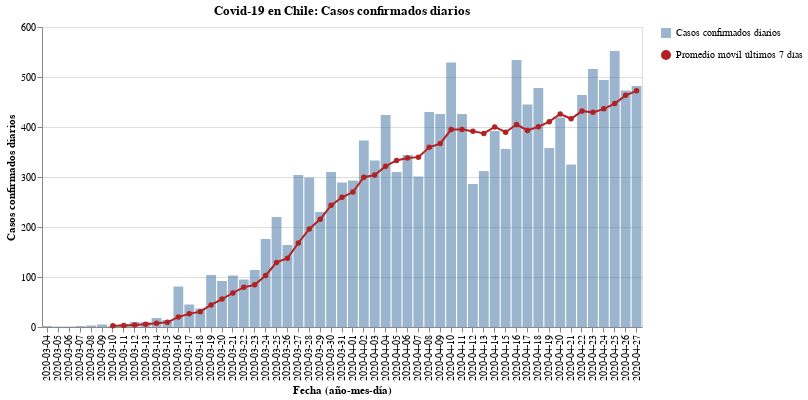

Here is the notebook cell this chart was saved with:
### Code cell
#hide_input
bars = alt.Chart(new_cases).mark_bar(opacity=0.7).encode(
    x = alt.X('Dates:N', axis=alt.Axis(title='Fecha (año-mes-día)')),
    y = alt.Y('New_cases:Q', axis=alt.Axis(title='Casos confirmados diarios')),
    tooltip = ['Dates', 'New_cases'],
    opacity=alt.Opacity('Casos confirmados diarios', legend=alt.Legend(title=""))
)

line = alt.Chart(new_cases).mark_line(point={
      "filled": True,
      "fill": "firebrick"
    }, color='firebrick').encode(
    x=alt.X('Dates:N', axis=alt.Axis(title='Fecha (año-mes-día)')),
    y = alt.Y('Rolling:Q'),
    shape=alt.Shape('Promedio móvil últimos 7 días', legend=alt.Legend(title=""))
)

(bars + line).properties(
    title='Covid-19 en Chile: Casos confirmados diarios',
    width=600
)

### Figure 1 — Vega-Lite specification as saved in the notebook (floating-point values rounded to 4 significant figures)
{"config": {"view": {"continuousWidth": 400, "continuousHeight": 300}}, "layer": [{"mark": {"type": "bar", "opacity": 0.7}, "encoding": {"opacity": {"type": "nominal", "field": "Casos confirmados diarios", "legend": {"title": ""}}, "tooltip": [{"type": "nominal", "field": "Dates"}, {"type": "quantitative", "field": "New_cases"}], "x": {"type": "nominal", "axis": {"title": "Fecha (año-mes-día)"}, "field": "Dates"}, "y": {"type": "quantitative", "axis": {"title": "Casos confirmados diarios"}, "field": "New_cases"}}}, {"mark": {"type": "line", "color": "firebrick", "point": {"filled": true, "fill": "firebrick"}}, "encoding": {"shape": {"type": "nominal", "field": "Promedio móvil últimos 7 días", "legend": {"title": ""}}, "x": {"type": "nominal", "axis": {"title": "Fecha (año-mes-día)"}, "field": "Dates"}, "y": {"type": "quantitative", "field": "Rolling"}}}], "data": {"name": "data-25ac89f99c560a4d4cdf506e96e2efd7"}, "title": "Covid-19 en Chile: Casos confirmados diarios", "width": 600, "$schema": "https://vega.github.io/schema/vega-lite/v4.8.1.json", "datasets": {"data-25ac89f99c560a4d4cdf506e96e2efd7": [{"Dates": "2020-03-04", "New_cases": 2, "Rolling": null, "Casos confirmados diarios": "Casos confirmados diarios", "Promedio móvil últimos 7 días": "Promedio móvil últimos 7 días"}, {"Dates": "2020-03-05", "New_cases": 1, "Rolling": null, "Casos confirmados diarios": "Casos confirmados diarios", "Promedio móvil últimos 7 días": "Promedio móvil últimos 7 días"}, {"Dates": "2020-03-06", "New_cases": 1, "Rolling": null, "Casos confirmados diarios": "Casos confirmados diarios", "Promedio móvil últimos 7 días": "Promedio móvil últimos 7 días"}, {"Dates": "2020-03-07", "New_cases": 2, "Rolling": null, "Casos confirmados diarios": "Casos confirmados diarios", "Promedio móvil últimos 7 días": "Promedio móvil últimos 7 días"}, {"Dates": "2020-03-08", "New_cases": 3, "Rolling": null, "Casos confirmados diarios": "Casos confirmados diarios", "Promedio móvil últimos 7 días": "Promedio móvil últimos 7 días"}, {"Dates": "2020-03-09", "New_cases": 5, "Rolling": null, "Casos confirmados diarios": "Casos confirmados diarios", "Promedio móvil últimos 7 días": "Promedio móvil últimos 7 días"}, {"Dates": "2020-03-10", "New_cases": 2, "Rolling": 2.286, "Casos confirmados diarios": "Casos confirmados diarios", "Promedio móvil últimos 7 días": "Promedio móvil últimos 7 días"}, {"Dates": "2020-03-11", "New_cases": 6, "Rolling": 2.857, "Casos confirmados diarios": "Casos confirmados diarios", "Promedio móvil últimos 7 días": "Promedio móvil últimos 7 días"}, {"Dates": "2020-03-12", "New_cases": 10, "Rolling": 4.143, "Casos confirmados diarios": "Casos confirmados diarios", "Promedio móvil últimos 7 días": "Promedio móvil últimos 7 días"}, {"Dates": "2020-03-13", "New_cases": 10, "Rolling": 5.429, "Casos confirmados diarios": "Casos confirmados diarios", "Promedio móvil últimos 7 días": "Promedio móvil últimos 7 días"}, {"Dates": "2020-03-14", "New_cases": 18, "Rolling": 7.714, "Casos confirmados diarios": "Casos confirmados diarios", "Promedio móvil últimos 7 días": "Promedio móvil últimos 7 días"}, {"Dates": "2020-03-15", "New_cases": 14, "Rolling": 9.286, "Casos confirmados diarios": "Casos confirmados diarios", "Promedio móvil últimos 7 días": "Promedio móvil últimos 7 días"}, {"Dates": "2020-03-16", "New_cases": 81, "Rolling": 20.14, "Casos confirmados diarios": "Casos confirmados diarios", "Promedio móvil últimos 7 días": "Promedio móvil últimos 7 días"}, {"Dates": "2020-03-17", "New_cases": 45, "Rolling": 26.29, "Casos confirmados diarios": "Casos confirmados diarios", "Promedio móvil últimos 7 días": "Promedio móvil últimos 7 días"}, {"Dates": "2020-03-18", "New_cases": 37, "Rolling": 30.71, "Casos confirmados diarios": "Casos confirmados diarios", "Promedio móvil últimos 7 días": "Promedio móvil últimos 7 días"}, {"Dates": "2020-03-19", "New_cases": 104, "Rolling": 44.14, "Casos confirmados diarios": "Casos confirmados diarios", "Promedio móvil últimos 7 días": "Promedio móvil últimos 7 días"}, {"Dates": "2020-03-20", "New_cases": 92, "Rolling": 55.86, "Casos confirmados diarios": "Casos confirmados diarios", "Promedio móvil últimos 7 días": "Promedio móvil últimos 7 días"}, {"Dates": "2020-03-21", "New_cases": 103, "Rolling": 68.0, "Casos confirmados diarios": "Casos confirmados diarios", "Promedio móvil últimos 7 días": "Promedio móvil últimos 7 días"}, {"Dates": "2020-03-22", "New_cases": 95, "Rolling": 79.57, "Casos confirmados diarios": "Casos confirmados diarios", "Promedio móvil últimos 7 días": "Promedio móvil últimos 7 días"}, {"Dates": "2020-03-23", "New_cases": 114, "Rolling": 84.29, "Casos confirmados diarios": "Casos confirmados diarios", "Promedio móvil últimos 7 días": "Promedio móvil últimos 7 días"}, {"Dates": "2020-03-24", "New_cases": 176, "Rolling": 103.0, "Casos confirmados diarios": "Casos confirmados diarios", "Promedio móvil últimos 7 días": "Promedio móvil últimos 7 días"}, {"Dates": "2020-03-25", "New_cases": 220, "Rolling": 129.1, "Casos confirmados diarios": "Casos confirmados diarios", "Promedio móvil últimos 7 días": "Promedio móvil últimos 7 días"}, {"Dates": "2020-03-26", "New_cases": 164, "Rolling": 137.7, "Casos confirmados diarios": "Casos confirmados diarios", "Promedio móvil últimos 7 días": "Promedio móvil últimos 7 días"}, {"Dates": "2020-03-27", "New_cases": 304, "Rolling": 168.0, "Casos confirmados diarios": "Casos confirmados diarios", "Promedio móvil últimos 7 días": "Promedio móvil últimos 7 días"}, {"Dates": "2020-03-28", "New_cases": 299, "Rolling": 196.0, "Casos confirmados diarios": "Casos confirmados diarios", "Promedio móvil últimos 7 días": "Promedio móvil últimos 7 días"}, {"Dates": "2020-03-29", "New_cases": 230, "Rolling": 215.3, "Casos confirmados diarios": "Casos confirmados diarios", "Promedio móvil últimos 7 días": "Promedio móvil últimos 7 días"}, {"Dates": "2020-03-30", "New_cases": 310, "Rolling": 243.3, "Casos confirmados diarios": "Casos confirmados diarios", "Promedio móvil últimos 7 días": "Promedio móvil últimos 7 días"}, {"Dates": "2020-03-31", "New_cases": 289, "Rolling": 259.4, "Casos confirmados diarios": "Casos confirmados diarios", "Promedio móvil últimos 7 días": "Promedio móvil últimos 7 días"}, {"Dates": "2020-04-01", "New_cases": 293, "Rolling": 269.9, "Casos confirmados diarios": "Casos confirmados diarios", "Promedio móvil últimos 7 días": "Promedio móvil últimos 7 días"}, {"Dates": "2020-04-02", "New_cases": 373, "Rolling": 299.7, "Casos confirmados diarios": "Casos confirmados diarios", "Promedio móvil últimos 7 días": "Promedio móvil últimos 7 días"}, {"Dates": "2020-04-03", "New_cases": 333, "Rolling": 303.9, "Casos confirmados diarios": "Casos confirmados diarios", "Promedio móvil últimos 7 días": "Promedio móvil últimos 7 días"}, {"Dates": "2020-04-04", "New_cases": 424, "Rolling": 321.7, "Casos confirmados diarios": "Casos confirmados diarios", "Promedio móvil últimos 7 días": "Promedio móvil últimos 7 días"}, {"Dates": "2020-04-05", "New_cases": 310, "Rolling": 333.1, "Casos confirmados diarios": "Casos confirmados diarios", "Promedio móvil últimos 7 días": "Promedio móvil últimos 7 días"}, {"Dates": "2020-04-06", "New_cases": 344, "Rolling": 338.0, "Casos confirmados diarios": "Casos confirmados diarios", "Promedio móvil últimos 7 días": "Promedio móvil últimos 7 días"}, {"Dates": "2020-04-07", "New_cases": 301, "Rolling": 339.7, "Casos confirmados diarios": "Casos confirmados diarios", "Promedio móvil últimos 7 días": "Promedio móvil últimos 7 días"}, {"Dates": "2020-04-08", "New_cases": 430, "Rolling": 359.3, "Casos confirmados diarios": "Casos confirmados diarios", "Promedio móvil últimos 7 días": "Promedio móvil últimos 7 días"}, {"Dates": "2020-04-09", "New_cases": 426, "Rolling": 366.9, "Casos confirmados diarios": "Casos confirmados diarios", "Promedio móvil últimos 7 días": "Promedio móvil últimos 7 días"}, {"Dates": "2020-04-10", "New_cases": 529, "Rolling": 394.9, "Casos confirmados diarios": "Casos confirmados diarios", "Promedio móvil últimos 7 días": "Promedio móvil últimos 7 días"}, {"Dates": "2020-04-11", "New_cases": 426, "Rolling": 395.1, "Casos confirmados diarios": "Casos confirmados diarios", "Promedio móvil últimos 7 días": "Promedio móvil últimos 7 días"}, {"Dates": "2020-04-12", "New_cases": 286, "Rolling": 391.7, "Casos confirmados diarios": "Casos confirmados diarios", "Promedio móvil últimos 7 días": "Promedio móvil últimos 7 días"}, {"Dates": "2020-04-13", "New_cases": 312, "Rolling": 387.1, "Casos confirmados diarios": "Casos confirmados diarios", "Promedio móvil últimos 7 días": "Promedio móvil últimos 7 días"}, {"Dates": "2020-04-14", "New_cases": 392, "Rolling": 400.1, "Casos confirmados diarios": "Casos confirmados diarios", "Promedio móvil últimos 7 días": "Promedio móvil últimos 7 días"}, {"Dates": "2020-04-15", "New_cases": 356, "Rolling": 389.6, "Casos confirmados diarios": "Casos confirmados diarios", "Promedio móvil últimos 7 días": "Promedio móvil últimos 7 días"}, {"Dates": "2020-04-16", "New_cases": 534, "Rolling": 405.0, "Casos confirmados diarios": "Casos confirmados diarios", "Promedio móvil últimos 7 días": "Promedio móvil últimos 7 días"}, {"Dates": "2020-04-17", "New_cases": 445, "Rolling": 393.0, "Casos confirmados diarios": "Casos confirmados diarios", "Promedio móvil últimos 7 días": "Promedio móvil últimos 7 días"}, {"Dates": "2020-04-18", "New_cases": 478, "Rolling": 400.4, "Casos confirmados diarios": "Casos confirmados diarios", "Promedio móvil últimos 7 días": "Promedio móvil últimos 7 días"}, {"Dates": "2020-04-19", "New_cases": 358, "Rolling": 410.7, "Casos confirmados diarios": "Casos confirmados diarios", "Promedio móvil últimos 7 días": "Promedio móvil últimos 7 días"}, {"Dates": "2020-04-20", "New_cases": 419, "Rolling": 426.0, "Casos confirmados diarios": "Casos confirmados diarios", "Promedio móvil últimos 7 días": "Promedio móvil últimos 7 días"}, {"Dates": "2020-04-21", "New_cases": 325, "Rolling": 416.4, "Casos confirmados diarios": "Casos confirmados diarios", "Promedio móvil últimos 7 días": "Promedio móvil últimos 7 días"}, {"Dates": "2020-04-22", "New_cases": 464, "Rolling": 431.9, "Casos confirmados diarios": "Casos confirmados diarios", "Promedio móvil últimos 7 días": "Promedio móvil últimos 7 días"}, {"Dates": "2020-04-23", "New_cases": 516, "Rolling": 429.3, "Casos confirmados diarios": "Casos confirmados diarios", "Promedio móvil últimos 7 días": "Promedio móvil últimos 7 días"}, {"Dates": "2020-04-24", "New_cases": 494, "Rolling": 436.3, "Casos confirmados diarios": "Casos confirmados diarios", "Promedio móvil últimos 7 días": "Promedio móvil últimos 7 días"}, {"Dates": "2020-04-25", "New_cases": 552, "Rolling": 446.9, "Casos confirmados diarios": "Casos confirmados diarios", "Promedio móvil últimos 7 días": "Promedio móvil últimos 7 días"}, {"Dates": "2020-04-26", "New_cases": 473, "Rolling": 463.3, "Casos confirmados diarios": "Casos confirmados diarios", "Promedio móvil últimos 7 días": "Promedio móvil últimos 7 días"}, {"Dates": "2020-04-27", "New_cases": 482, "Rolling": 472.3, "Casos confirmados diarios": "Casos confirmados diarios", "Promedio móvil últimos 7 días": "Promedio móvil últimos 7 días"}]}}
